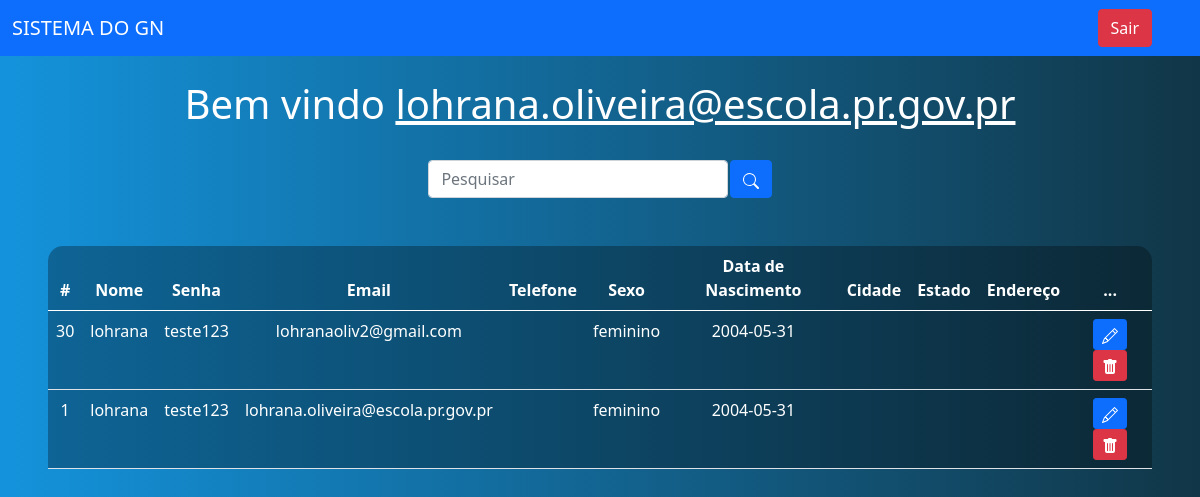
/sistema.php (signed in), run on the app's committed database.
### tables this page shows
CREATE TABLE `usuarios` (
  `id` int(11) NOT NULL,
  `nome` varchar(45) NOT NULL,
  `senha` varchar(45) NOT NULL,
  `email` varchar(110) NOT NULL,
  `telefone` varchar(15) NOT NULL,
  `sexo` varchar(15) NOT NULL,
  `data_nasc` date NOT NULL,
  `cidade` varchar(45) NOT NULL,
  `estado` varchar(45) NOT NULL,
  `endereco` varchar(45) NOT NULL
);

### sistema.php (the view, shortened to what this page needs)
<?php
    include_once('config.php');
    $logado = $_SESSION['email'];
    if(!empty($_GET['search']))
    {
        $data = $_GET['search'];
        $sql = "SELECT * FROM usuarios WHERE id LIKE '%$data%' or nome LIKE '%$data%' or email LIKE '%$data%' ORDER BY id DESC";
    }
    else
    {
        $sql = "SELECT * FROM usuarios ORDER BY id DESC";
    }
    $result = $conexao->query($sql);
?>
<!DOCTYPE html>
<html lang="en">
<head>
    <link href="https://cdn.jsdelivr.net/npm/bootstrap@5.0.2/dist/css/bootstrap.min.css" rel="stylesheet">
</head>
<body>
    <nav class="navbar navbar-expand-lg navbar-dark bg-primary">
        <div class="container-fluid">
            <a class="navbar-brand" href="#">SISTEMA DO GN</a>
        </div>
        <div class="d-flex">
            <a href="sair.php" class="btn btn-danger me-5">Sair</a>
        </div>
    </nav>
    <br>
    <?php
        echo "<h1>Bem vindo <u>$logado</u></h1>";
    ?>
    <br>
    <div class="box-search">
        <input type="search" class="form-control w-25" placeholder="Pesquisar" id="pesquisar">
        <button onclick="searchData()" class="btn btn-primary">
        </button>
    </div>
    <div class="m-5">
        <table class="table text-white table-bg">
            <thead>
                <tr>
                    <th scope="col">#</th>
                    <th scope="col">Nome</th>
                    <th scope="col">Senha</th>
                    <th scope="col">Email</th>
                    <th scope="col">Telefone</th>
                    <th scope="col">Sexo</th>
                    <th scope="col">Data de Nascimento</th>
                    <th scope="col">Cidade</th>
                    <th scope="col">Estado</th>
                    <th scope="col">Endereço</th>
                    <th scope="col">...</th>
                </tr>
            </thead>
            <tbody>
                <?php
                    while($user_data = mysqli_fetch_assoc($result)) {
                        echo "<tr>";
                        echo "<td>".$user_data['id']."</td>";
                        echo "<td>".$user_data['nome']."</td>";
                        echo "<td>".$user_data['senha']."</td>";
                        echo "<td>".$user_data['email']."</td>";
                        echo "<td>".$user_data['telefone']."</td>";
                        echo "<td>".$user_data['sexo']."</td>";
                        echo "<td>".$user_data['data_nasc']."</td>";
                        echo "<td>".$user_data['cidade']."</td>";
                        echo "<td>".$user_data['estado']."</td>";
                        echo "<td>".$user_data['endereco']."</td>";
                        echo "<td>
                        <a class='btn btn-sm btn-primary' href='edit.php?id=$user_data[id]' title='Editar'>
                            <svg xmlns='http://www.w3.org/2000/svg' width='16' height='16' fill='currentColor' class='bi bi-pencil' viewBox='0 0 16 16'>
                                <path d='M12.146.146a.5.5 0 0 1 .708 0l3 3a.5.5 0 0 1 0 .708l-10 10a.5.5 0 0 1-.168.11l-5 2a.5.5 0 0 1-.65-.65l2-5a.5.5 0 0 1 .11-.168l10-10zM11.207 2.5 13.5 4.793 14.793 3.5 12.5 1.207 11.207 2.5zm1.586 3L10.5 3.207 4 9.707V10h.5a.5.5 0 0 1 .5.5v.5h.5a.5.5 0 0 1 .5.5v.5h.293l6.5-6.5zm-9.761 5.175-.106.106-1.528 3.821 3.821-1.528.106-.106A.5.5 0 0 1 5 12.5V12h-.5a.5.5 0 0 1-.5-.5V11h-.5a.5.5 0 0 1-.468-.325z'/>
                            </svg>
                            </a>
                            <a class='btn btn-sm btn-danger' href='delete.php?id=$user_data[id]' title='Deletar'>
                                <svg xmlns='http://www.w3.org/2000/svg' width='16' height='16' fill='currentColor' class='bi bi-trash-fill' viewBox='0 0 16 16'>
                                    <path d='M2.5 1a1 1 0 0 0-1 1v1a1 1 0 0 0 1 1H3v9a2 2 0 0 0 2 2h6a2 2 0 0 0 2-2V4h.5a1 1 0 0 0 1-1V2a1 1 0 0 0-1-1H10a1 1 0 0 0-1-1H7a1 1 0 0 0-1 1H2.5zm3 4a.5.5 0 0 1 .5.5v7a.5.5 0 0 1-1 0v-7a.5.5 0 0 1 .5-.5zM8 5a.5.5 0 0 1 .5.5v7a.5.5 0 0 1-1 0v-7A.5.5 0 0 1 8 5zm3 .5v7a.5.5 0 0 1-1 0v-7a.5.5 0 0 1 1 0z'/>
                                </svg>
                            </a>
                            </td>";
                        echo "</tr>";
                    }
                    ?>
            </tbody>
        </table>
    </div>
</body>
</html>

### sistema.php (style rules this page uses)
body { background: linear-gradient(to right, rgb(20, 147, 220), rgb(17, 54, 71)); color: white; text-align: center; }
.table-bg { background: rgba(0, 0, 0, 0.3); border-radius: 15px 15px 0 0; }
.box-search { display: flex; justify-content: center; gap: .1%; }

### data on the page
usuarios: id "30", nome "lohrana", senha "teste123", email "lohranaoliv2@gmail.com", sexo "feminino", data_nasc "2004-05-31"
usuarios: id "1", nome "lohrana", senha "teste123", email "lohrana.oliveira@escola.pr.gov.pr", sexo "feminino", data_nasc "2004-05-31"

### other printed values
$logado "lohrana.oliveira@escola.pr.gov.pr"
